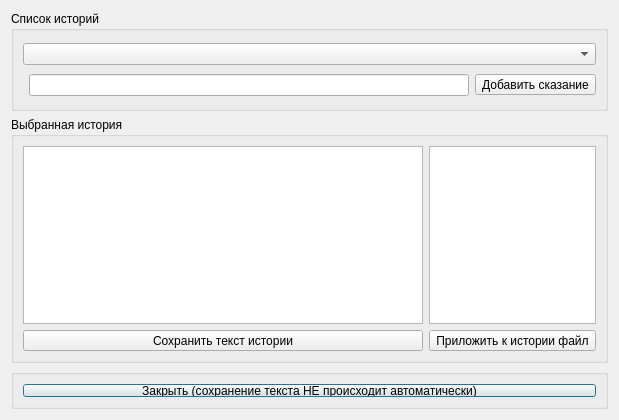
<?xml version="1.0" encoding="UTF-8"?>
<ui version="4.0">
 <class>TalesWindow</class>
 <widget class="QDialog" name="TalesWindow">
  <property name="geometry">
   <rect>
    <x>0</x>
    <y>0</y>
    <width>596</width>
    <height>420</height>
   </rect>
  </property>
  <property name="windowTitle">
   <string>Сказания и легенда словаря</string>
  </property>
  <layout class="QVBoxLayout" name="verticalLayout_2">
   <item>
    <widget class="QGroupBox" name="groupBox">
     <property name="sizePolicy">
      <sizepolicy hsizetype="Preferred" vsizetype="Fixed">
       <horstretch>0</horstretch>
       <verstretch>0</verstretch>
      </sizepolicy>
     </property>
     <property name="minimumSize">
      <size>
       <width>0</width>
       <height>100</height>
      </size>
     </property>
     <property name="title">
      <string>Список историй</string>
     </property>
     <layout class="QGridLayout" name="gridLayout">
      <item row="2" column="1">
       <widget class="QLineEdit" name="talesName"/>
      </item>
      <item row="2" column="2">
       <widget class="QToolButton" name="submitNewTale">
        <property name="text">
         <string>Добавить сказание</string>
        </property>
       </widget>
      </item>
      <item row="0" column="0" colspan="3">
       <widget class="QComboBox" name="talesList"/>
      </item>
     </layout>
    </widget>
   </item>
   <item>
    <widget class="QGroupBox" name="groupBox_2">
     <property name="title">
      <string>Выбранная история</string>
     </property>
     <layout class="QGridLayout" name="gridLayout_2">
      <item row="0" column="0">
       <widget class="QPlainTextEdit" name="taleText">
        <property name="sizePolicy">
         <sizepolicy hsizetype="MinimumExpanding" vsizetype="Expanding">
          <horstretch>0</horstretch>
          <verstretch>0</verstretch>
         </sizepolicy>
        </property>
        <property name="minimumSize">
         <size>
          <width>400</width>
          <height>0</height>
         </size>
        </property>
       </widget>
      </item>
      <item row="0" column="1" alignment="Qt::AlignRight">
       <widget class="QColumnView" name="attachesList">
        <property name="enabled">
         <bool>true</bool>
        </property>
        <property name="sizePolicy">
         <sizepolicy hsizetype="Preferred" vsizetype="Ignored">
          <horstretch>0</horstretch>
          <verstretch>0</verstretch>
         </sizepolicy>
        </property>
       </widget>
      </item>
      <item row="1" column="1">
       <widget class="QToolButton" name="attachFile">
        <property name="text">
         <string>Приложить к истории файл</string>
        </property>
       </widget>
      </item>
      <item row="1" column="0">
       <widget class="QToolButton" name="saveButton">
        <property name="sizePolicy">
         <sizepolicy hsizetype="Expanding" vsizetype="Fixed">
          <horstretch>0</horstretch>
          <verstretch>0</verstretch>
         </sizepolicy>
        </property>
        <property name="text">
         <string>Сохранить текст истории</string>
        </property>
       </widget>
      </item>
     </layout>
    </widget>
   </item>
   <item>
    <widget class="QGroupBox" name="groupBox_3">
     <property name="sizePolicy">
      <sizepolicy hsizetype="Preferred" vsizetype="Fixed">
       <horstretch>0</horstretch>
       <verstretch>0</verstretch>
      </sizepolicy>
     </property>
     <property name="minimumSize">
      <size>
       <width>0</width>
       <height>40</height>
      </size>
     </property>
     <property name="title">
      <string/>
     </property>
     <layout class="QVBoxLayout" name="verticalLayout_4">
      <item>
       <widget class="QPushButton" name="close">
        <property name="text">
         <string>Закрыть (сохранение текста НЕ происходит автоматически)</string>
        </property>
       </widget>
      </item>
     </layout>
    </widget>
   </item>
  </layout>
 </widget>
 <resources/>
 <connections/>
</ui>
